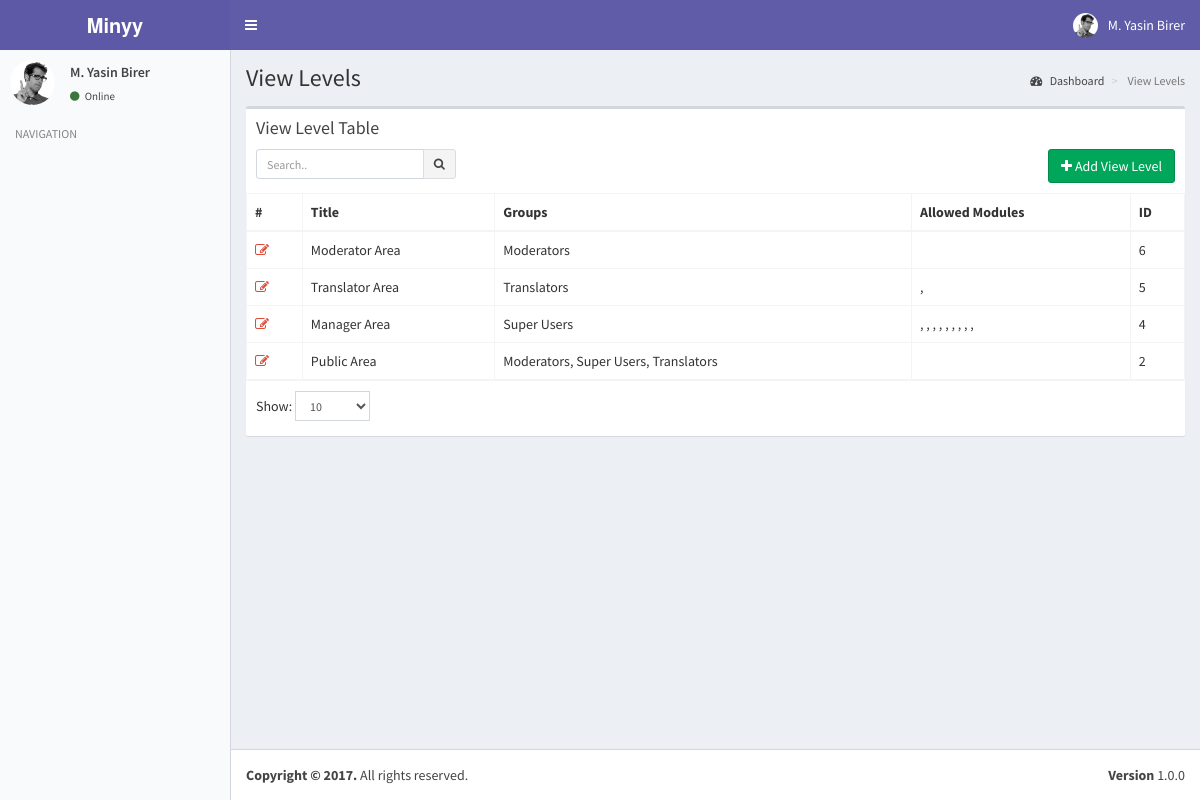
The page /index.php?controller=module&action=view_levels (signed in) on the database as committed earlier.
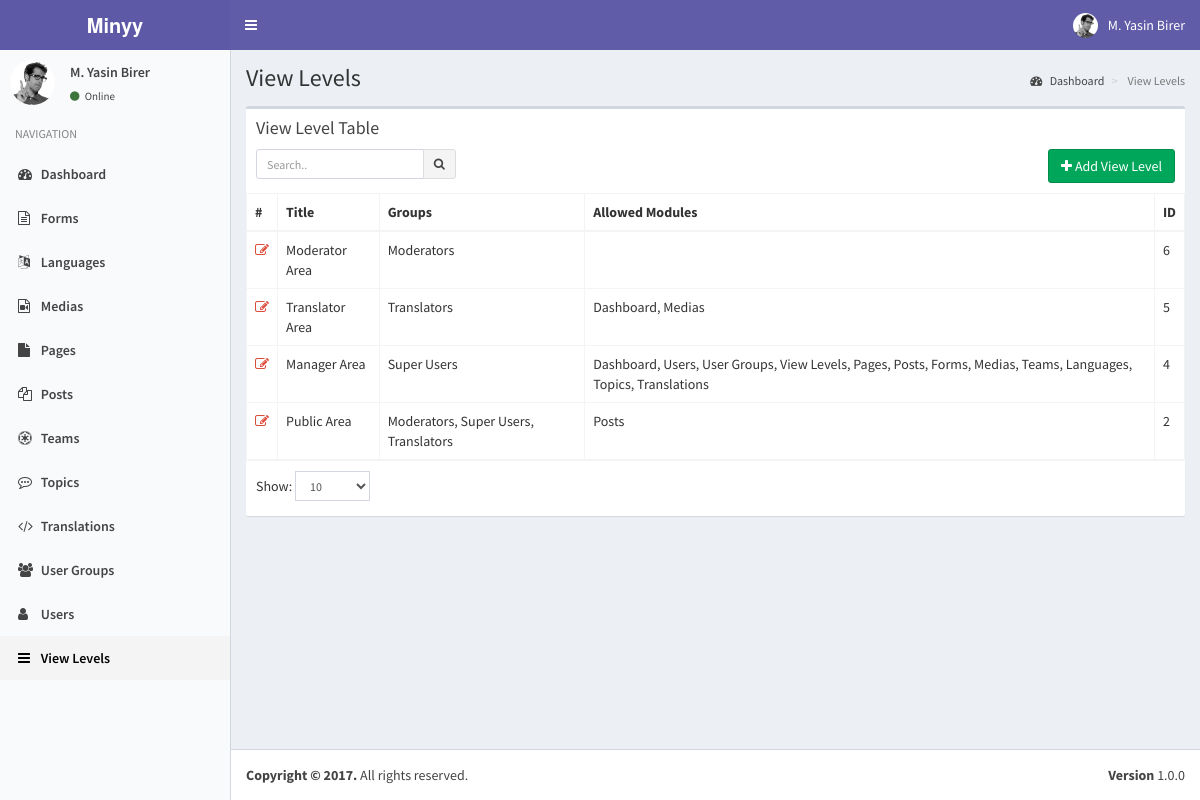
The same page on the database as committed later.
### tables this page shows
CREATE TABLE `view_levels` (
  `pk_view_level_id` int(11) NOT NULL,
  `title` varchar(100) NOT NULL,
  `groups` varchar(5120) NOT NULL DEFAULT '[]' COMMENT 'JSON encoded group id list',
  `modules` varchar(5120) NOT NULL DEFAULT '[]' COMMENT 'JSON encoded module list'
);

CREATE TABLE `modules` (
  `pk_module_id` int(11) NOT NULL,
  `name` varchar(20) NOT NULL,
  `icon` varchar(30) DEFAULT NULL,
  `module_key` varchar(20) NOT NULL,
  `does` text,
  `params` text
);

### helpers/view_helper.php (called while the page is built, shortened)
<?php
class ViewHelper
{
    private static $__layout='public';
    public static function getView($viewFolder,$viewFile){
        Functions::requireFile('views/'.$viewFolder,$viewFile.'.php');
    }
    public static function setLayout($layout){
        self::$__layout=$layout;
    }
    public static function getHeader(){
        require_once('views/'.self::$__layout.'_header.php');
    }
}
?>

### controllers/view_levels_controller.php (called while the page is built, shortened)
<?php
class ViewLevelsController implements ModuleInterface
{
    public static function getList($params=array()) {
        $search_term=isset($_GET['search_term']) ? Functions::clearString($_GET['search_term']) : "";
        $order_by=isset($_GET['order_by']) && !empty($_GET['order_by']) ? strtolower(Functions::clearString($_GET['order_by'])) : "id";
        $order_dir=isset($_GET['order_dir']) && !empty($_GET['order_dir']) ? strtolower(Functions::clearString($_GET['order_dir'])) : "desc";
        $limit=isset($_GET['limit']) && !empty($_GET['limit']) ? (int) Functions::clearString($_GET['limit']) : 20;
        $page=isset($_GET['page']) && !empty($_GET['page']) ? (int) Functions::clearString($_GET['page']) : 1;
        $offset=($page-1)*$limit;
        $params=[
            "search_term"=>$search_term,
            "order_by"=>$order_by,
            "order_dir"=>$order_dir,
            "limit"=>$limit,
            "offset"=>$offset
        ];
        $objList = ViewLevels::getObjList($params);
        $gparams=[
            "search_term"=>"",
            "order_by"=>"name",
            "order_dir"=>"asc",
            "limit"=>"1000",
            "offset"=>"0"
        ];
        $groupList= UserGroups::getObjList($gparams);
        ViewHelper::getView('view_levels','view_levels');
    }
}
?>

### index.php (called while the page is built, shortened)
<?php
require_once('helpers/view_helper.php');
require_once('helpers/functions_helper.php');
require_once('helpers/translate_helper.php');
require_once('helpers/module_helper.php');
require_once('models/users_model.php');
require_once('models/user_groups_model.php');
require_once('models/view_levels_model.php');
require_once('routes.php');

### models/users_model.php (called while the page is built, shortened)
<?php
class Users implements DatabaseObject {
    public $groups;
    public function __construct($pk_user_id,$username,$password,$email,$last_visit,$fullname,$registration_date){
        $this->fullname=$fullname;
        $this->groups=$this->getUserGroups($pk_user_id);
        $this->modules=$this->getUserModules($pk_user_id);
    }
    public static function getObj($id){
        try{
            $db = Db::getInstance();
            $id = intval($id);
            $req = $db->prepare('SELECT * FROM users WHERE pk_user_id = :pk_user_id');
            $req->execute(array('pk_user_id' => $id));
            $obj = $req->fetch();
            if($obj){
                return new Users( $obj['pk_user_id'],
                                    $obj['username'],
                                    $obj['password'],
                                    $obj['email'],
                                    $obj['last_visit'],
                                    $obj['fullname'],
                                    $obj['registration_date']);
            }
            else{
                return [];
            }
        }
        catch (PDOException $e){
            return $e->getMessage();
        }
    }
    public function getUserGroups($id){
        try{
            $db = Db::getInstance();
            $id = intval($id);
            $req = $db->prepare('SELECT * FROM user_usergroup_map WHERE pk_user_id = :pk_user_id');
            $req->execute(array('pk_user_id' => $id));
            $list=[];
            foreach($req->fetchAll() as $obj) {
                $list[]= $obj['pk_group_id'];
            }
            return $list;
        }
        catch (PDOException $e){
            return $e->getMessage();
        }
    }
    public function getUserModules(){
        $modules=[];
        $params=[
            "search_term"=>"",
            "order_by"=>"name",
            "order_dir"=>"asc",
            "limit"=>"1000",
            "offset"=>"0"
        ];
        $viewLevels=ViewLevels::getObjList($params);
        foreach($viewLevels as $viewObj){
            $voGroups=json_decode($viewObj->groups);
            $voModules=json_decode($viewObj->modules,true);
            foreach($this->groups as $uoGroup){
                if(in_array($uoGroup,$voGroups)){
                    $keys = array_keys($voModules);
                    foreach($keys as $key){
                        if(array_key_exists($key,$modules)){
                            $temp=array_merge($modules[$key],$voModules[$key]);
                            $modules[$key]=array_unique($temp);
                        }
                        else{
                            $modules[$key]=$voModules[$key];
                        }
                    }
                }
            }
        }
        ksort($modules);
        return $modules;
    }
}

### models/view_levels_model.php (called while the page is built, shortened)
<?php
class ViewLevels implements DatabaseObject {
    public function __construct($pk_view_level_id,$title,$groups,$modules){
        $this->pk_view_level_id=$pk_view_level_id;
        $this->title=$title;
    }
    public static function getObjList($params){
        $list = [];
        $order_dirs=array("desc","asc");
        $key=array_search($params["order_dir"],$order_dirs);
        $order_dir=$order_dirs[($key) ? $key : 0];
        $order_columns=array("pk_view_level_id", "title");
        $key=array_search($params["order_by"],$order_columns);
        $order_by=$order_columns[($key) ? $key : 0];
        $limit=$params["limit"] ? $params["limit"] : "20";
        $offset=$params["offset"] ? $params["offset"] : "0";
        $query="SELECT * FROM view_levels";
        $query.=" ORDER BY $order_by $order_dir LIMIT :offset , :limit";
        $db = Db::getInstance();
        $req = $db->prepare($query);
        $req->bindValue(':limit', intval($limit), PDO::PARAM_INT);
        $req->bindValue(':offset', intval($offset), PDO::PARAM_INT);
        $req->execute();
        foreach($req->fetchAll() as $obj) {
            $list[] = new ViewLevels( $obj['pk_view_level_id'],
                                $obj['title'],
                                $obj['groups'],
                                $obj['modules']);
        }
        return $list;
    }
}

### models/user_groups_model.php (called while the page is built, shortened)
<?php
class UserGroups implements DatabaseObject {
    public function __construct($pk_group_id,$name){
        $this->name=$name;
    }
    public static function getObjList($params){
        $list = [];
        $order_dirs=array("desc","asc");
        $key=array_search($params["order_dir"],$order_dirs);
        $order_dir=$order_dirs[($key) ? $key : 0];
        $order_columns=array("pk_group_id", "name");
        $key=array_search($params["order_by"],$order_columns);
        $order_by=$order_columns[($key) ? $key : 0];
        $limit=$params["limit"] ? $params["limit"] : "20";
        $offset=$params["offset"] ? $params["offset"] : "0";
        $query="SELECT * FROM user_groups";
        $query.=" ORDER BY $order_by $order_dir LIMIT :offset , :limit";
        $db = Db::getInstance();
        $req = $db->prepare($query);
        $req->bindValue(':limit', intval($limit), PDO::PARAM_INT);
        $req->bindValue(':offset', intval($offset), PDO::PARAM_INT);
        $req->execute();
        foreach($req->fetchAll() as $obj) {
            $list[] = new UserGroups( $obj['pk_group_id'],
                                $obj['name']);
        }
        return $list;
    }
}

### helpers/module_helper.php (called while the page is built, shortened)
<?php
class ModuleHelper
{
    public static function getModules(){
        try{
            $db = Db::getInstance();
            $req = $db->prepare('SELECT * FROM modules');
            $req->execute();
            $res=$req->fetchAll(PDO::FETCH_ASSOC);
            $returnArray=[];
            foreach($res as $obj){
                $returnArray[$obj['module_key']]=$obj;
            }
            return $returnArray;
        }
        catch(PDOException $e){
            return [];
            var_dump($e);
            die('Die...');
        }
    }
}
?>

### views/static/sidebar.php
<?php
global $currentUser;
global $MODULES;
?>
<section class="sidebar">
    <div class="user-panel">
    <div class="pull-left image">
        <img src="assets/img/user2-160x160.jpg" class="img-circle" alt="User Image">
    </div>
    <div class="pull-left info">
        <p><?php echo $currentUser->fullname; ?></p>
        <a href="#"><i class="fa fa-circle text-success"></i> <?php echo T::__('Online'); ?></a>
    </div>
    </div>
    <ul class="sidebar-menu">
    <li class="header"><?php echo T::__('NAVIGATION'); ?></li>
    <?php
    foreach($currentUser->modules as $module=>$moduleProps):
    ?>
    <li class="<?php echo Functions::isActive($module); ?>">
        <a href="index.php?controller=module&action=<?php echo $module; ?>"><i class="fa <?php echo $MODULES[$module]["icon"]; ?>"></i> <?php echo $MODULES[$module]["name"]; ?></a>
    </li>
    <?php endforeach; ?>
    </ul>
</section>

### helpers/translate_helper.php (shortened to what the changed rows need)
<?php
class TranslateHelper {
    public static function __($text,$return=false){
        echo $text;
    }
}

### views/view_levels/view_levels.php (shortened to what the changed rows need)
<?php ViewHelper::getHeader(); ?>
<?php
    global $objList;
    global $params;
    global $groupList;
    global $MODULES;
?>
<section class="content-header">
    <h1>
    </h1>
    <ol class="breadcrumb">
    <li><a href="index.php"><i class="fa fa-dashboard"></i> <?php T::__("Dashboard"); ?></a></li>
    <li class="active"> <?php T::__("View Levels"); ?></li>
    </ol>
</section>
<section class="content">
    <div class="row">
    <div class="col-xs-12">
        <div class="box">
        <div class="box-header">
            <h3 class="box-title"><?php T::__("View Level Table"); ?></h3>
            <div class="box-toolbox">
            <form id="search-form">
            <div class="input-group input-group-sm pull-left search-form">
                <input type="text" name="table_search" class="form-control pull-right" placeholder="<?php T::__("Search.."); ?>" <?php echo !empty(Functions::getUrlVariableValue("search_term")) ? "value='".htmlspecialchars(urldecode(Functions::getUrlVariableValue("search_term")))."'" : ""; ?> />
                <div class="input-group-btn">
                <button type="submit" class="btn btn-default"><i class="fa fa-search"></i></button>
                </div>
            </div>
            </form>
            <button type="button" data-toggle="openModal" data-target="#addViewLevelModal" class="btn btn-success pull-right">
                <i class="fa fa-plus"></i> <?php T::__("Add View Level"); ?>
            </button>
            </div>
        </div>
        <div class="box-body table-responsive no-padding">
            <table class="table table-hover table-bordered">
            <thead>
                <tr>
                    <th>#</th>
                    <th><?php T::__("Title"); ?></th>
                    <th><?php T::__("Groups"); ?></th>
                    <th><?php T::__("Allowed Modules"); ?></th>
                    <th><?php T::__("ID"); ?></th>
                </tr>
            </thead>
            <tbody>
            <?php $i=$params['offset']+1; foreach($objList as $user): ?>
            <tr data-id="<?php echo $user->pk_view_level_id; ?>">
                <td><a data-toggle="tooltip" title="Düzenle" class="text-red" href="index.php?controller=module&action=view_levels&do=edit&id=<?php echo $user->pk_view_level_id; ?>"><i class="fa fa-edit"></i></a></td>
                <td class="has-link"><?php echo $user->title; ?></td>
                <td class="has-link">
                    <?php
                        $grpstr=[];
                        $userGroups=json_decode($user->groups);
                        foreach($groupList as $groupObj){
                            if(in_array($groupObj->pk_group_id,$userGroups)){
                                $grpstr[]=$groupObj->name;
                            }
                        }
                        echo implode(", ",$grpstr);
                    ?>
                </td>
                <td class="has-link">
                    <?php
                        $modulestr=[];
                        $userModules=json_decode($user->modules,true);
                        foreach($userModules as $moduleKey=>$moduleObj){
                            $modulestr[]=$MODULES[$moduleKey]["name"];
                        }
                        echo implode(", ",$modulestr);
                    ?>
                </td>
                <td class="has-link"><?php echo $user->pk_view_level_id; ?></td>
            </tr>
            <?php endforeach; ?>
            </tbody></table>
        </div>
        <div class="box-footer clearfix">
            <div class="table-length dataTables_length pull-left">
                <label><?php T::__("Show:"); ?>
                    <select name="limit" class="form-control input-sm">
                    <option value="10" <?php echo Functions::getUrlVariableValue("limit")=="10" ? "selected" : ""; ?>>10</option>
                    </select>
                </label>
            </div>
        </div>
        </div>
    </div>
    </div>
</section>

Rows that differ between the two databases and show on the page:
now on this page (row unchanged): modules: name "Dashboard"
now on this page (row edited): modules: name "Forms"
now on this page (row edited): modules: name "Languages"
now on this page (row edited): modules: name "Medias"
now on this page (row unchanged): modules: name "Pages"
now on this page (row edited): modules: name "Posts"
now on this page (row edited): modules: name "Teams"
now on this page (row edited): modules: name "Topics"
now on this page (row edited): modules: name "Translations"
now on this page (row unchanged): modules: name "User Groups"
now on this page (row unchanged): modules: name "Users"
now on this page (row unchanged): modules: name "View Levels", name "View Levels View Levels"
changed view_levels "Translator Area": modulestr "," → "Dashboard, Medias"
changed view_levels "Manager Area": modulestr ", , , , , , , , ," → "Dashboard, Users, User Groups, View Levels, Pages, Posts, Forms, Medias, Teams, Languages, Topics, Translations"
changed view_levels "Public Area": modulestr (not shown) → "Posts"
Other text that changed with them:
$text: "Online NAVIGATION View Levels Dashboard View Levels View Level Table Add View Level Title Groups Allowed Modules ID Show:" → "Online NAVIGATION Dashboard View Level Table Add View Level Title Groups Allowed Modules ID Show:"
